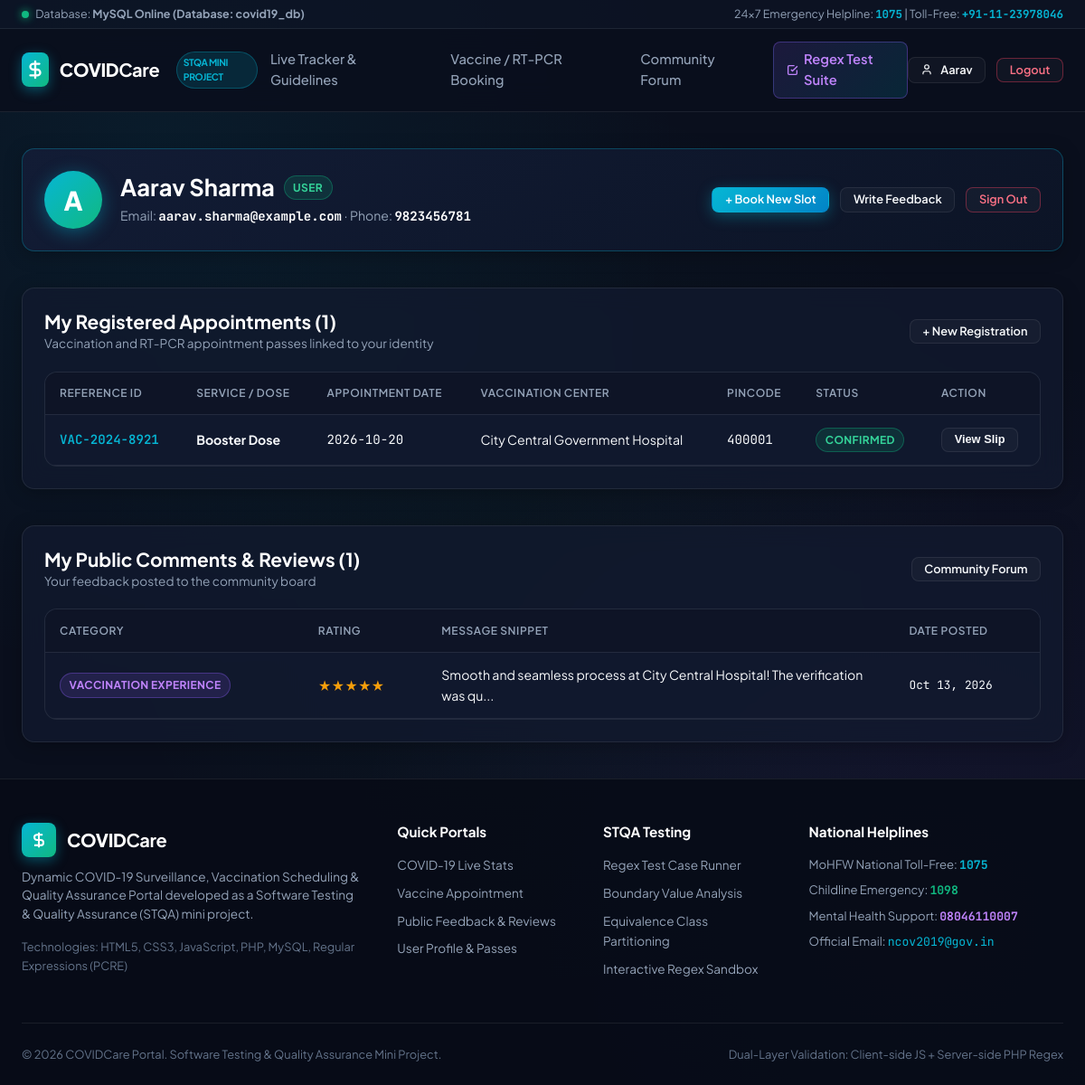
The app's page /dashboard.php (signed in) with its own data.
### tables this page shows
CREATE TABLE IF NOT EXISTS `registrations` (
  `id` INT AUTO_INCREMENT PRIMARY KEY,
  `registration_ref` VARCHAR(20) NOT NULL UNIQUE,
  `user_id` INT NULL,
  `full_name` VARCHAR(100) NOT NULL,
  `gov_id` VARCHAR(20) NOT NULL,
  `email` VARCHAR(120) NOT NULL,
  `phone` VARCHAR(15) NOT NULL,
  `dob` DATE NOT NULL,
  `dose_type` VARCHAR(50) NOT NULL,
  `preferred_date` DATE NOT NULL,
  `center_name` VARCHAR(150) NOT NULL,
  `pincode` VARCHAR(10) NOT NULL,
  `medical_conditions` TEXT DEFAULT NULL,
  `status` ENUM('Confirmed', 'Pending', 'Completed', 'Cancelled') DEFAULT 'Confirmed',
  `registered_at` DATETIME DEFAULT CURRENT_TIMESTAMP,
  FOREIGN KEY (`user_id`) REFERENCES `users`(`id`) ON DELETE SET NULL
);

CREATE TABLE IF NOT EXISTS `comments` (
  `id` INT AUTO_INCREMENT PRIMARY KEY,
  `user_id` INT NULL,
  `author_name` VARCHAR(100) NOT NULL,
  `author_email` VARCHAR(120) NOT NULL,
  `category` VARCHAR(50) NOT NULL,
  `rating` INT DEFAULT 5,
  `comment_text` TEXT NOT NULL,
  `created_at` DATETIME DEFAULT CURRENT_TIMESTAMP,
  FOREIGN KEY (`user_id`) REFERENCES `users`(`id`) ON DELETE SET NULL
);

### db.php (called while the page is built, shortened)
<?php
function getDBConnection() {
    $mysql_host = '127.0.0.1';
    $mysql_port = '3306';
    $mysql_user = 'root';
    $mysql_pass = '';
    $mysql_dbname = 'covid19_db';
    try {
        $dsn_db = "mysql:host={$mysql_host};port={$mysql_port};dbname={$mysql_dbname};charset=utf8mb4";
        $pdo = new PDO($dsn_db, $mysql_user, $mysql_pass, [
            PDO::ATTR_ERRMODE => PDO::ERRMODE_EXCEPTION,
            PDO::ATTR_DEFAULT_FETCH_MODE => PDO::FETCH_ASSOC,
        ]);
        $db_driver = 'mysql';
        $db_status_message = "MySQL Online (Database: {$mysql_dbname})";
        return $pdo;
    } catch (Exception $e) {
        try {
            $sqlite_path = __DIR__ . '/covid19_data.sqlite';
            $pdo = new PDO("sqlite:" . $sqlite_path, null, null, [
                PDO::ATTR_ERRMODE => PDO::ERRMODE_EXCEPTION,
                PDO::ATTR_DEFAULT_FETCH_MODE => PDO::FETCH_ASSOC,
            ]);
            $db_driver = 'sqlite';
            $db_status_message = "SQLite Active (MySQL offline / XAMPP not started yet)";
            initializeSQLiteTables($pdo);
            return $pdo;
        } catch (Exception $sqle) {
            die("Database Fatal Error: " . htmlspecialchars($sqle->getMessage()));
        }
    }
}
function getCurrentUser() {
    return isset($_SESSION['user']) ? $_SESSION['user'] : null;
}
function e($string) {
    return htmlspecialchars($string ?? '', ENT_QUOTES, 'UTF-8');
}

### dashboard.php (the view, shortened to what this page needs)
<?php
require_once __DIR__ . '/db.php';
$currentUser = getCurrentUser();
$stmtRegs = $db->prepare("SELECT * FROM registrations WHERE user_id = ? OR email = ? ORDER BY id DESC");
$stmtRegs->execute([$currentUser['id'], $currentUser['email']]);
$userRegistrations = $stmtRegs->fetchAll();
$stmtCmts = $db->prepare("SELECT * FROM comments WHERE user_id = ? OR author_email = ? ORDER BY id DESC");
$stmtCmts->execute([$currentUser['id'], $currentUser['email']]);
$userComments = $stmtCmts->fetchAll();
require_once __DIR__ . '/includes/header.php';
?>
<div class="container" style="padding: 2.5rem 1.5rem;">
  <div class="card" style="margin-bottom: 2.5rem; background: linear-gradient(145deg, #121c35, #0c1426); border-color: rgba(6,182,212,0.3);">
    <div style="display: flex; justify-content: space-between; align-items: center; flex-wrap: wrap; gap: 1.5rem;">
      <div style="display: flex; align-items: center; gap: 1.25rem;">
        <div style="width: 64px; height: 64px; border-radius: 50%; background: linear-gradient(135deg, #06b6d4, #10b981); display: flex; align-items: center; justify-content: center; font-size: 1.8rem; font-weight: 800; color: #ffffff; box-shadow: 0 4px 20px rgba(6,182,212,0.4);">
          <?php echo strtoupper(substr($currentUser['full_name'], 0, 1)); ?>
        </div>
        <div>
          <div style="display: flex; align-items: center; gap: 0.6rem;">
            <h1 style="font-size: 1.6rem;"><?php echo e($currentUser['full_name']); ?></h1>
            <span class="badge <?php echo ($currentUser['role'] === 'admin') ? 'badge-purple' : 'badge-pass'; ?>">
              <?php echo strtoupper(e($currentUser['role'])); ?>
            </span>
          </div>
          <div style="font-size: 0.88rem; color: var(--text-muted); margin-top: 0.2rem;">
            <span>Email: <strong class="mono" style="color: #ffffff;"><?php echo e($currentUser['email']); ?></strong></span> ·
            <span>Phone: <strong class="mono" style="color: #ffffff;"><?php echo e($currentUser['phone']); ?></strong></span>
          </div>
        </div>
      </div>
      <div style="display: flex; gap: 0.75rem;">
        <a href="register_vaccine.php" class="btn btn-primary btn-sm">
          + Book New Slot
        </a>
        <a href="comments.php" class="btn btn-outline btn-sm">
          Write Feedback
        </a>
        <a href="logout.php" class="btn btn-outline btn-sm" style="border-color: rgba(244,63,94,0.4); color: #fb7185;">
          Sign Out
        </a>
      </div>
    </div>
  </div>
  <div class="card" style="margin-bottom: 2.5rem;">
    <div class="card-header">
      <div>
        <h3 style="font-size: 1.3rem;">My Registered Appointments (<?php echo count($userRegistrations); ?>)</h3>
        <p style="font-size: 0.85rem; color: var(--text-muted);">Vaccination and RT-PCR appointment passes linked to your identity</p>
      </div>
      <a href="register_vaccine.php" class="btn btn-outline btn-sm">+ New Registration</a>
    </div>
    <div class="table-responsive">
      <table class="stqa-table">
        <thead>
          <tr>
            <th>Reference ID</th>
            <th>Service / Dose</th>
            <th>Appointment Date</th>
            <th>Vaccination Center</th>
            <th>Pincode</th>
            <th>Status</th>
            <th>Action</th>
          </tr>
        </thead>
        <tbody>
          <?php if (empty($userRegistrations)): ?>
            <tr>
              <td colspan="7" style="text-align: center; padding: 2rem; color: var(--text-muted);">
                No appointments booked yet. <a href="register_vaccine.php">Book your first vaccine slot now.</a>
              </td>
            </tr>
          <?php else: ?>
            <?php foreach ($userRegistrations as $reg): ?>
              <tr>
                <td class="mono" style="color: var(--primary); font-weight: 600;"><?php echo e($reg['registration_ref']); ?></td>
                <td><strong><?php echo e($reg['dose_type']); ?></strong></td>
                <td class="mono"><?php echo e($reg['preferred_date']); ?></td>
                <td><?php echo e($reg['center_name']); ?></td>
                <td class="mono"><?php echo e($reg['pincode']); ?></td>
                <td>
                  <span class="badge <?php echo ($reg['status'] === 'Confirmed') ? 'badge-pass' : 'badge-blue'; ?>">
                    <?php echo e($reg['status']); ?>
                  </span>
                </td>
                <td>
                  <button type="button" class="btn btn-outline btn-sm" onclick="showPassModal(<?php echo htmlspecialchars(json_encode($reg), ENT_QUOTES, 'UTF-8'); ?>)">
                    View Slip
                  </button>
                </td>
              </tr>
            <?php endforeach; ?>
          <?php endif; ?>
        </tbody>
      </table>
    </div>
  </div>
  <div class="card">
    <div class="card-header">
      <div>
        <h3 style="font-size: 1.3rem;">My Public Comments & Reviews (<?php echo count($userComments); ?>)</h3>
        <p style="font-size: 0.85rem; color: var(--text-muted);">Your feedback posted to the community board</p>
      </div>
      <a href="comments.php" class="btn btn-outline btn-sm">Community Forum</a>
    </div>
    <div class="table-responsive">
      <table class="stqa-table">
        <thead>
          <tr>
            <th>Category</th>
            <th>Rating</th>
            <th>Message Snippet</th>
            <th>Date Posted</th>
          </tr>
        </thead>
        <tbody>
          <?php if (empty($userComments)): ?>
            <tr>
              <td colspan="4" style="text-align: center; padding: 2rem; color: var(--text-muted);">
                You haven't posted any feedback yet. <a href="comments.php">Share your experience here.</a>
              </td>
            </tr>
          <?php else: ?>
            <?php foreach ($userComments as $cmt): ?>
              <tr>
                <td><span class="badge badge-purple"><?php echo e($cmt['category']); ?></span></td>
                <td style="color: #f59e0b;"><?php echo str_repeat('★', $cmt['rating']); ?></td>
                <td style="max-width: 400px;"><?php echo e(mb_strimwidth($cmt['comment_text'], 0, 80, '...')); ?></td>
                <td class="mono" style="font-size: 0.8rem;"><?php echo date('M d, Y', strtotime($cmt['created_at'])); ?></td>
              </tr>
            <?php endforeach; ?>
          <?php endif; ?>
        </tbody>
      </table>
    </div>
  </div>
</div>
<?php require_once __DIR__ . '/includes/footer.php'; ?>

### includes/header.php (shortened to what this page needs)
<?php
require_once __DIR__ . '/../db.php';
$currentUser = getCurrentUser();
$activePage = basename($_SERVER['PHP_SELF'], '.php');
?>
<!DOCTYPE html>
<html lang="en">
<head>
  <link rel="stylesheet" href="css/style.css">
</head>
<body>
  <div class="status-bar">
    <div class="container">
      <div class="status-indicator">
        <span class="status-dot <?php echo ($db_driver === 'mysql') ? '' : 'amber'; ?>"></span>
        <span>Database: <strong><?php echo e($db_status_message); ?></strong></span>
      </div>
      <div>
        <span>24x7 Emergency Helpline: <strong class="mono" style="color: var(--primary);">1075</strong> | Toll-Free: <strong class="mono" style="color: var(--primary);">+91-11-23978046</strong></span>
      </div>
    </div>
  </div>
  <nav class="navbar" id="mainNavbar">
    <div class="container nav-container">
      <a href="index.php" class="brand-logo" id="nav-brand">
        <span class="brand-badge">
          <svg width="22" height="22" viewBox="0 0 24 24" fill="none" stroke="currentColor" stroke-width="2.5" stroke-linecap="round" stroke-linejoin="round">
            <path d="M12 2v20M17 5H9.5a3.5 3.5 0 0 0 0 7h5a3.5 3.5 0 0 1 0 7H6"/>
          </svg>
        </span>
        <span>COVID<strong>Care</strong></span>
        <span class="brand-tag">STQA Mini Project</span>
      </a>
      <ul class="nav-links">
        <li>
          <a href="index.php" class="nav-link <?php echo ($activePage === 'index') ? 'active' : ''; ?>" id="nav-home">
            Live Tracker & Guidelines
          </a>
        </li>
        <li>
          <a href="register_vaccine.php" class="nav-link <?php echo ($activePage === 'register_vaccine') ? 'active' : ''; ?>" id="nav-register">
            Vaccine / RT-PCR Booking
          </a>
        </li>
        <li>
          <a href="comments.php" class="nav-link <?php echo ($activePage === 'comments') ? 'active' : ''; ?>" id="nav-comments">
            Community Forum
          </a>
        </li>
        <li>
          <a href="stqa_tests.php" class="nav-link stqa-badge <?php echo ($activePage === 'stqa_tests') ? 'active' : ''; ?>" id="nav-stqa">
            <svg width="15" height="15" viewBox="0 0 24 24" fill="none" stroke="currentColor" stroke-width="2.5">
              <path d="m9 11 3 3L22 4"></path>
              <path d="M21 12v7a2 2 0 0 1-2 2H5a2 2 0 0 1-2-2V5a2 2 0 0 1 2-2h11"></path>
            </svg>
            Regex Test Suite
          </a>
        </li>
      </ul>
      <div class="nav-actions">
        <?php if ($currentUser): ?>
          <a href="dashboard.php" class="btn btn-outline btn-sm" id="nav-dashboard">
            <svg width="14" height="14" viewBox="0 0 24 24" fill="none" stroke="currentColor" stroke-width="2"><path d="M19 21v-2a4 4 0 0 0-4-4H9a4 4 0 0 0-4 4v2"></path><circle cx="12" cy="7" r="4"></circle></svg>
            <?php echo e(explode(' ', $currentUser['full_name'])[0]); ?>
          </a>
          <a href="logout.php" class="btn btn-outline btn-sm" id="nav-logout" style="border-color: rgba(244,63,94,0.4); color: #fb7185;">Logout</a>
        <?php else: ?>
          <a href="login.php" class="btn btn-outline btn-sm" id="nav-login">Sign In</a>
          <a href="signup.php" class="btn btn-primary btn-sm" id="nav-signup">Register Account</a>
        <?php endif; ?>
      </div>
    </div>
  </nav>
  <main style="flex: 1 0 auto;">

### records on screen
registrations: full_name "Aarav", full_name "A", full_name "Aarav Sharma", email "aarav.sharma@example.com", phone "9823456781", registration_ref "VAC-2024-8921", dose_type "Booster Dose", preferred_date "2026-10-20", center_name "City Central Government Hospital", pincode "400001", status "CONFIRMED"
comments: category "VACCINATION EXPERIENCE", rating "★★★★★", comment_text "Smooth and seamless process at City Central Hospital! The verification was qu...", created_at "Oct 13, 2026"

### other values on screen
$db_status_message "MySQL Online (Database: covid19_db)"
$currentUser['role'] "USER"
count($userRegistrations) "1"
count($userComments) "1"
